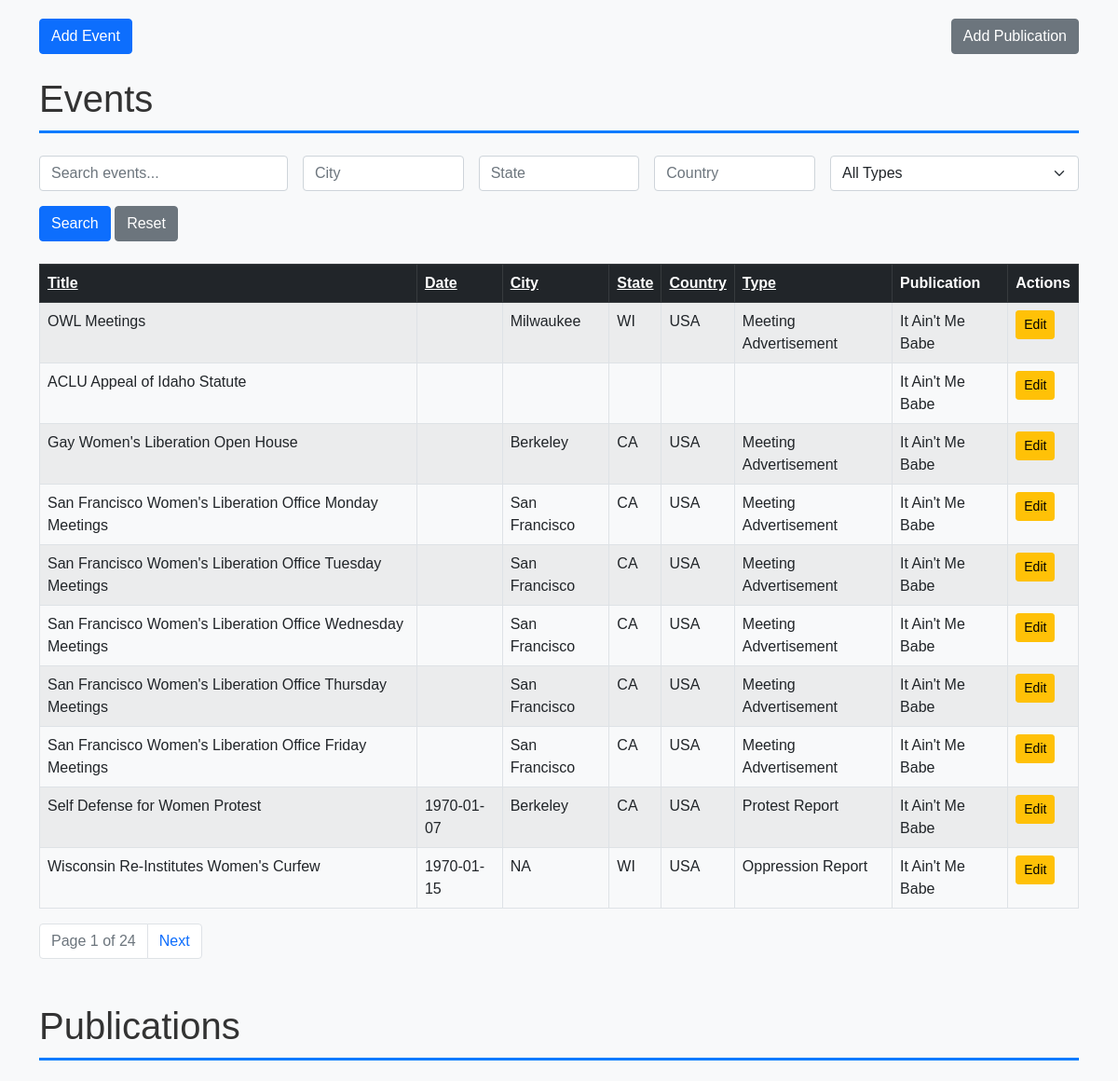
The page /?sort_events=event_date&order_events=asc&page_events=1 (upper part) on the database as committed earlier.
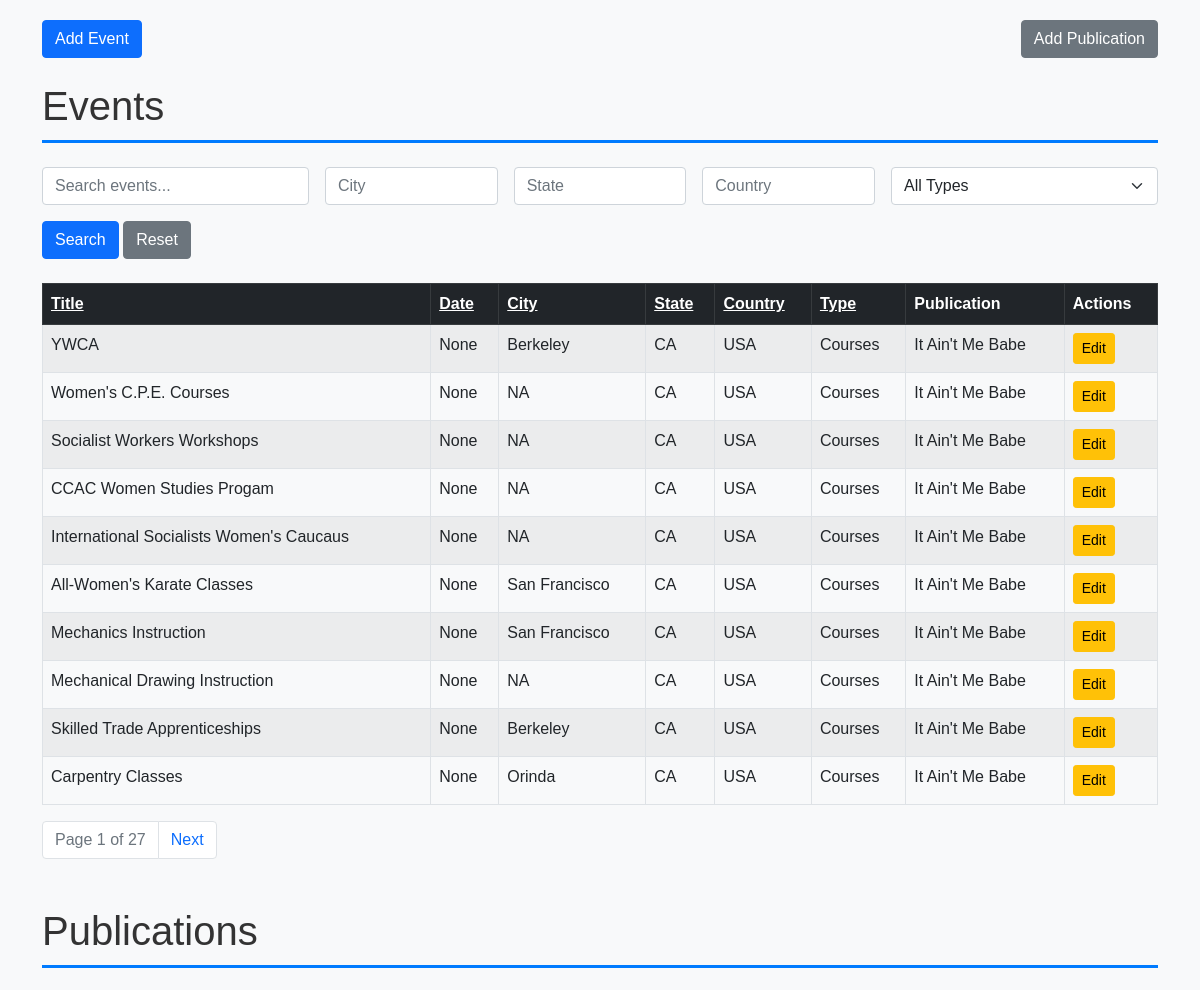
The same page on the database as committed later.
### tables this page shows
CREATE TABLE events (
    event_id INTEGER PRIMARY KEY AUTOINCREMENT, -- Unique ID for each event
    event_title TEXT NOT NULL,                  -- Title of the event
    event_date DATE,                            -- Date of the event
    description TEXT,                           -- Description of the event
    city TEXT,                                  -- City where the event occurred
    state TEXT,                                 -- State where the event occurred
    country TEXT,                               -- Country where the event occurred
    location TEXT,                              -- Specific location of the event (e.g., venue name)
    address TEXT,                               -- Street address of the event
    event_type TEXT,                            -- Type of event (e.g., conference, workshop)
    publication_id INTEGER,                     -- Foreign key to publications table
    source_publication TEXT,                    -- Source publication for the event if reprinted
    FOREIGN KEY (publication_id) REFERENCES publications (pub_id)
);

CREATE TABLE publications (
    pub_id INTEGER PRIMARY KEY AUTOINCREMENT, -- Unique ID for each publication
    pub_title TEXT NOT NULL,                 -- Title of the publication
    volume INTEGER NOT NULL,                 -- Volume number
    issue_number INTEGER NOT NULL,           -- Issue number within the volume
    issue_date DATE,                         -- Full issue date (year, month, day)
    volume_title TEXT,                       -- Title of the volume (if applicable)
    author_org TEXT,                         -- Author or organization responsible for the publication
    location TEXT                            -- Location associated with the publication
);

### DatabaseFlask/app.py (the view)
@app.route('/')
def index():
    search = request.args.get('search', '').strip()
    sort_events = request.args.get('sort_events', 'event_title')  # Default sort for events
    order_events = request.args.get('order_events', 'asc')  # Default order for events
    page_events = int(request.args.get('page_events', 1))  # Current page for events
    per_page = 10  # Number of rows per page
    offset_events = (page_events - 1) * per_page
    sort_publications = request.args.get('sort_publications', 'pub_title')  # Default sort for publications
    order_publications = request.args.get('order_publications', 'asc')  # Default order for publications
    page_publications = int(request.args.get('page_publications', 1))  # Current page for publications
    offset_publications = (page_publications - 1) * per_page
    conn = get_db_connection()
    events_query = f'''
        SELECT e.event_id, e.event_title, e.event_date, e.city, e.state, e.country, e.event_type,
               e.description, e.location, e.address, e.source_publication,
               p.pub_title AS publication_title
        FROM events e
        LEFT JOIN publications p ON e.publication_id = p.pub_id
        WHERE e.event_title LIKE ?
        ORDER BY {sort_events} {order_events.upper()}
        LIMIT ? OFFSET ?
    '''
    events = conn.execute(events_query, (f"%{search}%", per_page, offset_events)).fetchall()
    total_events_query = '''
        SELECT COUNT(*) FROM events WHERE event_title LIKE ?
    '''
    total_events = conn.execute(total_events_query, (f"%{search}%",)).fetchone()[0]
    publications_query = f'''
        SELECT pub_id, pub_title, volume, issue_number, issue_date, author_org, location
        FROM publications
        ORDER BY {sort_publications} {order_publications.upper()}
        LIMIT ? OFFSET ?
    '''
    publications = conn.execute(publications_query, (per_page, offset_publications)).fetchall()
    total_publications_query = '''
        SELECT COUNT(*) FROM publications
    '''
    total_publications = conn.execute(total_publications_query).fetchone()[0]
    conn.close()
    total_pages_events = (total_events + per_page - 1) // per_page  # Round up division
    total_pages_publications = (total_publications + per_page - 1) // per_page
    return render_template(
        'index.html',
        events=events,
        publications=publications,
        page_events=page_events,
        total_pages_events=total_pages_events,
        page_publications=page_publications,
        total_pages_publications=total_pages_publications,
        search=search,
        sort_events=sort_events,
        order_events=order_events,
        sort_publications=sort_publications,
        order_publications=order_publications
    )

### DatabaseFlask/app.py (called while the page is built)
def get_db_connection():
    conn = sqlite3.connect(DB_PATH)
    conn.row_factory = sqlite3.Row  # This allows us to access columns by name like row['title']
    return conn

### DatabaseFlask/templates/index.html (shortened to what this page needs)
{% extends "base.html" %}
{% block content %}
<div class="d-flex justify-content-between mb-4">
    <a href="{{ url_for('add_event') }}" class="btn btn-primary">Add Event</a>
    <a href="{{ url_for('add_publication') }}" class="btn btn-secondary">Add Publication</a>
</div>
<h1 class="mb-4">Events</h1>
<form method="GET" action="{{ url_for('index') }}" class="mb-4">
    <div class="row g-3">
        <div class="col-md-3">
            <input type="text" name="search" class="form-control" placeholder="Search events..." value="{{ search }}">
        </div>
        <div class="col-md-2">
            <input type="text" name="city" class="form-control" placeholder="City" value="{{ request.args.get('city', '') }}">
        </div>
        <div class="col-md-2">
            <input type="text" name="state" class="form-control" placeholder="State" value="{{ request.args.get('state', '') }}">
        </div>
        <div class="col-md-2">
            <input type="text" name="country" class="form-control" placeholder="Country" value="{{ request.args.get('country', '') }}">
        </div>
        <div class="col-md-3">
            <select name="event_type" class="form-select">
                <option value="">All Types</option>
            </select>
        </div>
    </div>
    <div class="mt-3">
        <button type="submit" class="btn btn-primary">Search</button>
        <a href="{{ url_for('index') }}" class="btn btn-secondary">Reset</a>
    </div>
</form>
<table class="table table-striped table-bordered">
    <thead class="table-dark">
        <tr>
            <th><a href="{{ url_for('index', sort_events='event_title', order_events='asc' if order_events == 'desc' else 'desc', page_events=page_events) }}" class="text-white">Title</a></th>
            <th><a href="{{ url_for('index', sort_events='event_date', order_events='asc' if order_events == 'desc' else 'desc', page_events=page_events) }}" class="text-white">Date</a></th>
            <th><a href="{{ url_for('index', sort_events='city', order_events='asc' if order_events == 'desc' else 'desc', page_events=page_events) }}" class="text-white">City</a></th>
            <th><a href="{{ url_for('index', sort_events='state', order_events='asc' if order_events == 'desc' else 'desc', page_events=page_events) }}" class="text-white">State</a></th>
            <th><a href="{{ url_for('index', sort_events='country', order_events='asc' if order_events == 'desc' else 'desc', page_events=page_events) }}" class="text-white">Country</a></th>
            <th><a href="{{ url_for('index', sort_events='event_type', order_events='asc' if order_events == 'desc' else 'desc', page_events=page_events) }}" class="text-white">Type</a></th>
            <th>Publication</th>
            <th>Actions</th>
        </tr>
    </thead>
    <tbody>
        {% for event in events %}
        <tr>
            <td>{{ event.event_title }}</td>
            <td>{{ event.event_date }}</td>
            <td>{{ event.city }}</td>
            <td>{{ event.state }}</td>
            <td>{{ event.country }}</td>
            <td>{{ event.event_type }}</td>
            <td>{{ event.publication_title }}</td>
            <td>
                <a href="{{ url_for('edit_record', record_type='event', record_id=event.event_id) }}" class="btn btn-sm btn-warning">Edit</a>
            </td>
        </tr>
        {% endfor %}
    </tbody>
</table>
<nav>
    <ul class="pagination">
        <li class="page-item disabled">
            <span class="page-link">Page {{ page_events }} of {{ total_pages_events }}</span>
        </li>
        {% if page_events < total_pages_events %}
        <li class="page-item">
            <a href="{{ url_for('index', page_events=page_events+1, sort_events=sort_events, order_events=order_events) }}" class="page-link">Next</a>
        </li>
        {% endif %}
    </ul>
</nav>
<h1 class="mt-5 mb-4">Publications</h1>
{% endblock %}

Rows that differ between the two databases and show on the page:
no longer on this page (row unchanged): events: event_title "OWL Meetings", city "Milwaukee", state "WI", country "USA", event_type "Meeting Advertisement", publication_title "It Ain't Me Babe"
no longer on this page (row edited): events: event_title "ACLU Appeal of Idaho Statute", publication_title "It Ain't Me Babe"
no longer on this page (row unchanged): events: event_title "Gay Women's Liberation Open House", city "Berkeley", state "CA", country "USA", event_type "Meeting Advertisement", publication_title "It Ain't Me Babe"
no longer on this page (row unchanged): events: event_title "San Francisco Women's Liberation Office Monday Meetings", city "San Francisco", state "CA", country "USA", event_type "Meeting Advertisement", publication_title "It Ain't Me Babe"
no longer on this page (row unchanged): events: event_title "San Francisco Women's Liberation Office Tuesday Meetings", city "San Francisco", state "CA", country "USA", event_type "Meeting Advertisement", publication_title "It Ain't Me Babe"
no longer on this page (row unchanged): events: event_title "San Francisco Women's Liberation Office Wednesday Meetings", city "San Francisco", state "CA", country "USA", event_type "Meeting Advertisement", publication_title "It Ain't Me Babe"
no longer on this page (row unchanged): events: event_title "San Francisco Women's Liberation Office Thursday Meetings", city "San Francisco", state "CA", country "USA", event_type "Meeting Advertisement", publication_title "It Ain't Me Babe"
no longer on this page (row unchanged): events: event_title "San Francisco Women's Liberation Office Friday Meetings", city "San Francisco", state "CA", country "USA", event_type "Meeting Advertisement", publication_title "It Ain't Me Babe"
no longer on this page (row unchanged): events: event_title "Self Defense for Women Protest", event_date "1970-01-07", city "Berkeley", state "CA", country "USA", event_type "Protest Report", publication_title "It Ain't Me Babe"
no longer on this page (row unchanged): events: event_title "Wisconsin Re-Institutes Women's Curfew", event_date "1970-01-15", city "NA", state "WI", country "USA", event_type "Oppression Report", publication_title "It Ain't Me Babe"
added events: event_title "YWCA", event_date "None", city "Berkeley", state "CA", country "USA", event_type "Courses", publication_title "It Ain't Me Babe"
added events: event_title "Women's C.P.E. Courses", event_date "None", city "NA", state "CA", country "USA", event_type "Courses", publication_title "It Ain't Me Babe"
added events: event_title "Socialist Workers Workshops", event_date "None", city "NA", state "CA", country "USA", event_type "Courses", publication_title "It Ain't Me Babe"
added events: event_title "CCAC Women Studies Progam", event_date "None", city "NA", state "CA", country "USA", event_type "Courses", publication_title "It Ain't Me Babe"
added events: event_title "International Socialists Women's Caucaus", event_date "None", city "NA", state "CA", country "USA", event_type "Courses", publication_title "It Ain't Me Babe"
added events: event_title "All-Women's Karate Classes", event_date "None", city "San Francisco", state "CA", country "USA", event_type "Courses", publication_title "It Ain't Me Babe"
added events: event_title "Mechanics Instruction", event_date "None", city "San Francisco", state "CA", country "USA", event_type "Courses", publication_title "It Ain't Me Babe"
added events: event_title "Mechanical Drawing Instruction", event_date "None", city "NA", state "CA", country "USA", event_type "Courses", publication_title "It Ain't Me Babe"
added events: event_title "Skilled Trade Apprenticeships", event_date "None", city "Berkeley", state "CA", country "USA", event_type "Courses", publication_title "It Ain't Me Babe"
added events: event_title "Carpentry Classes", event_date "None", city "Orinda", state "CA", country "USA", event_type "Courses", publication_title "It Ain't Me Babe"
Other text that changed with them:
{{ total_pages_events }}: "24" → "27"
